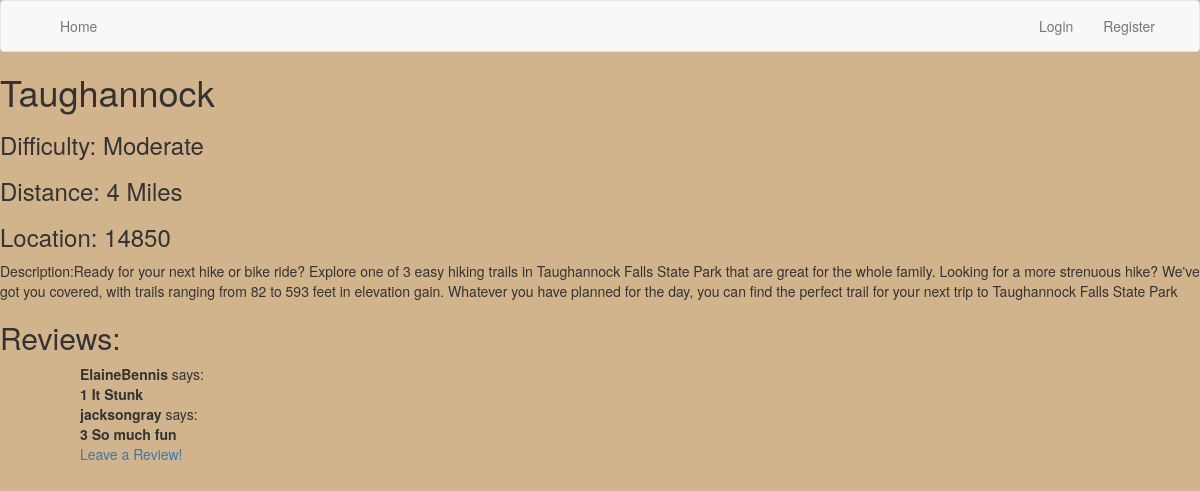
The app's page /trailAndReview/Taughannock with its own data.
### app/models.py (models this page shows, shortened)
class Trail(db.Model):
    id = db.Column(db.Integer, primary_key=True)
    name = db.Column(db.String(64), index=True, unique=True)
    distance = db.Column(db.String(64), index=True)
    difficulty = db.Column(db.String(64), index=True)
    location = db.Column(db.String(64), index=True)
    description = db.Column(db.String(64), index=True)
    t2rs = db.relationship('TrailToReview', backref='trail', lazy='dynamic')

class TrailToReview(db.Model):
    id = db.Column(db.Integer, primary_key=True)
    trail_id = db.Column(db.Integer, db.ForeignKey('trail.id'))
    review_id = db.Column(db.Integer, db.ForeignKey('review.id'))

class User(UserMixin, db.Model):
    id = db.Column(db.Integer, primary_key=True)
    username = db.Column(db.String(64), index=True, unique=True)
    email = db.Column(db.String(120), index=True, unique=True)
    password_hash = db.Column(db.String(128))
    reviews = db.relationship('Review', backref='user', lazy='dynamic')

class Review(db.Model):
    id = db.Column(db.Integer, primary_key=True)
    userID = db.Column(db.Integer, db.ForeignKey('user.id'))
    rating = db.Column(db.Integer)
    description = db.Column(db.String(256))
    t2rs = db.relationship('TrailToReview', backref='review', lazy='dynamic')

### app/routes.py (the view)
@app.route('/trailAndReview/<name>')
def trail(name):
    trail = Trail.query.filter(Trail.name == name).first()
    return render_template('trailAndReview.html', trail=trail)

### app/templates/trailAndReview.html (shortened to what this page needs)
{% extends 'base.html' %}
{%  block content %}
<html lang="en">
<head>
</head>
<body>
<h1>{{ trail.name }}</h1>
<h3> Difficulty: {{ trail.difficulty }}</h3>
<h3>Distance: {{ trail.distance }}</h3>
<h3>Location: {{trail.location}}</h3>
Description:{{trail.description}}
<h2>Reviews:</h2>
<ul>
     {% for t2r in trail.t2rs %}
         <ul>
             <b>{{t2r.review.user.username}}</b>
             says:
             <br>
             <b>{{t2r.review.rating}}</b>
            <b>{{ t2r.review.description }}</b>
         </ul>
     {% endfor %}
    <ul><a href="{{ url_for('trailreview',name=trail.name) }}">Leave a Review!</a></ul>
</ul>
</body>
</html>
{% endblock %}

### app/templates/base.html (shortened to what this page needs)
{% extends "bootstrap/base.html" %}
{% block styles %}
{{super()}}
<link rel="stylesheet"
      href="{{url_for('.static', filename='trails.css')}}">
{% endblock %}
{% block navbar %}
    <nav class="navbar navbar-default">
        <div class="container">
            <div class="collapse navbar-collapse" id="bs-example-navbar-collapse-1">
                <ul class="nav navbar-nav">
                    <li><a href="{{ url_for('index') }}">Home</a></li>
                </ul>
                <ul class="nav navbar-nav navbar-right">
                    {% if current_user.is_anonymous %}
                    <li><a href="{{ url_for('login') }}">Login</a></li>
                    <li><a href="{{ url_for('register')}}">Register</a></li>
                    {% else %}
                    <li><a href="{{ url_for('register', username=current_user.username) }}"></a></li>
                    <li><a href="{{ url_for('logout') }}">Logout</a></li>
                    <li><a href="{{ url_for('newreview') }}">Leave a Review!</a></li>
                    <li><a href="{{ url_for('myreviews') }}">My reviews</a></li>
                    {% endif %}
                </ul>
            </div>
        </div>
    </nav>
{% endblock %}

### app/static/trails.css (style rules this page uses)
body { background-color: tan; }
* { box-sizing:border-box }

### records on screen
Trail: name "Taughannock", difficulty "Moderate", distance "4 Miles", location "14850", description "Ready for your next hike or bike ride? Explore one of 3 easy hiking trails in Taughannock Falls State Park that are great for the whole family. Looking for a more strenuous hike? We've got you covered, with trails ranging from 82 to 593 feet in elevation gain. Whatever you have planned for the day, you can find the perfect trail for your next trip to Taughannock Falls State Park"
TrailToReview: review.user.username "ElaineBennis", review.rating "1", review.description "It Stunk"
TrailToReview: review.user.username "jacksongray", review.rating "3", review.description "So much fun"
